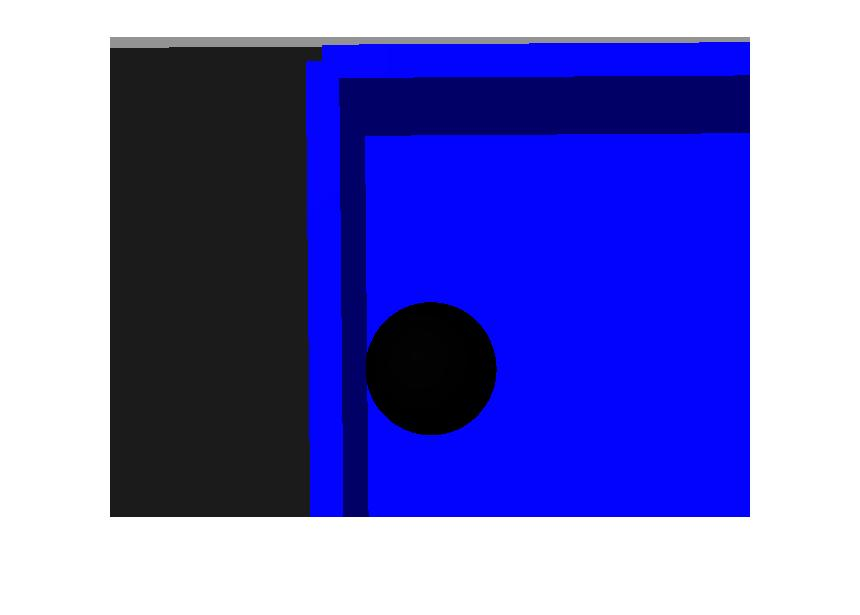
%> input picture GroupProject/Depth/blackRGB.jpg, 860 x 615 px
$ octave depthDetection.m   (GNU Octave 9; MATLAB toolbox functions it lacks are replaced by stand-ins)
%> lines starting %> are read from the running program, lines starting %| are printed output that depends on the picture; in (x1, y1, x2, y2) boxes, pixels count from 0 and x2, y2 are one past the last pixel; in counts of white or black regions, pixels touching at a corner belong together; the program's own positions count from 1
image_rgb = imread('blackRGB.jpg');
%> image_rgb is the input picture: size 615x860x3 uint8; mean R, G, B 113.8, 114, 197
image_Depth = imread('black.jpg');
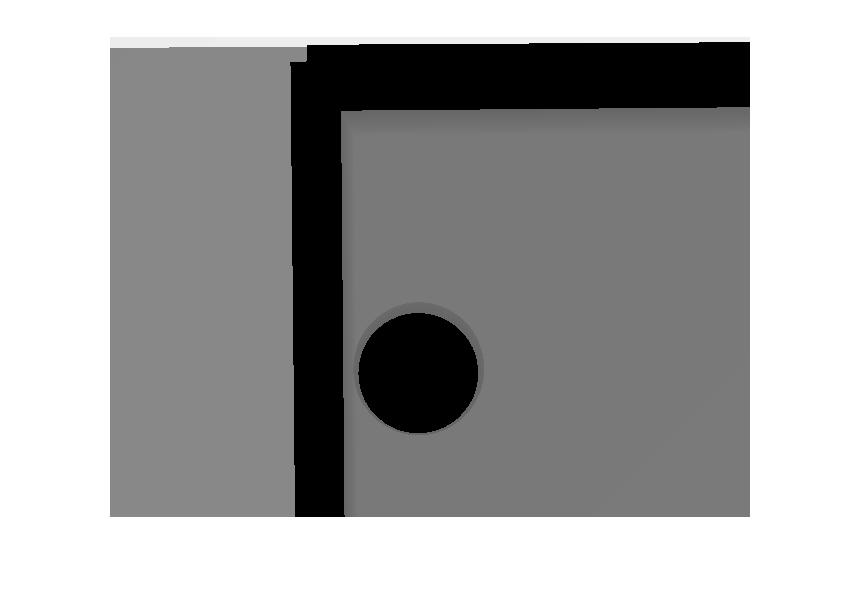
%> input picture GroupProject/Depth/black.jpg, 860 x 615 px
%> image_Depth is the input picture: size 615x860x3 uint8; min 0, max 255, mean 166.3
imageDetectBlack = image_rgb;
image1 = image_rgb(:,:,1) < 20;
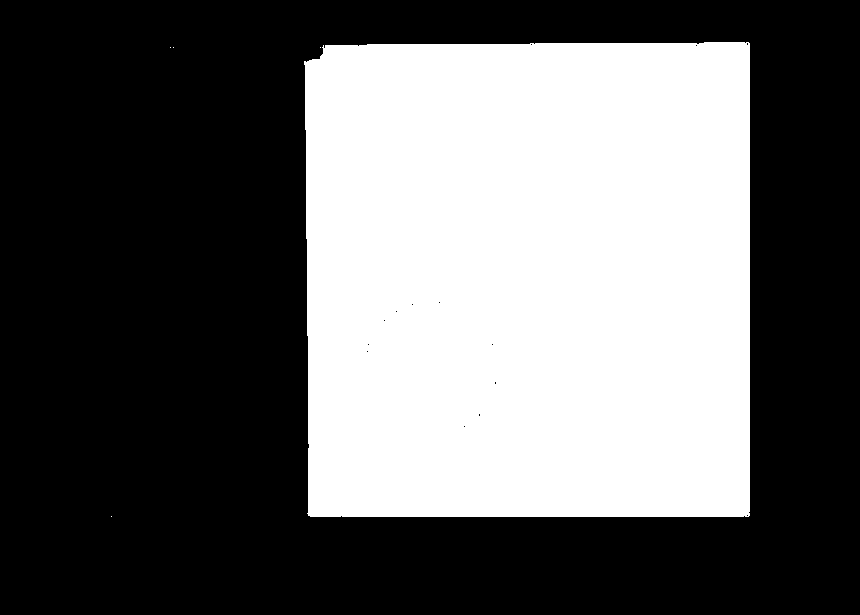
%> image1: size 615x860 logical; 39.6% white; 5 white regions (4 under 20 px), largest, box (x1, y1, x2, y2) and area: (304, 42, 750, 517) 209561
image2 = image_rgb(:,:,2) < 20;
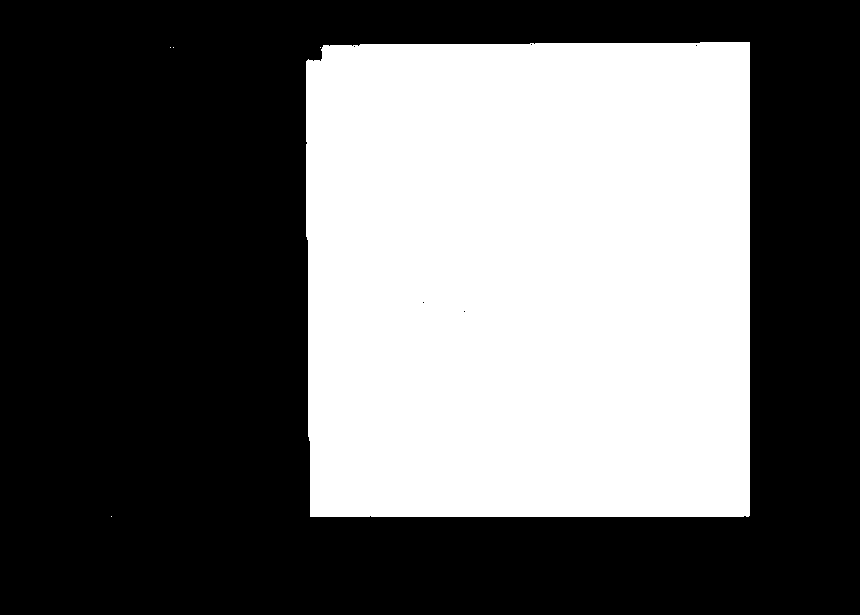
%> image2: size 615x860 logical; 39.6% white; 5 white regions (4 under 20 px), largest, box (x1, y1, x2, y2) and area: (306, 42, 750, 517) 209259
image3 = image_rgb(:,:,3) < 30;
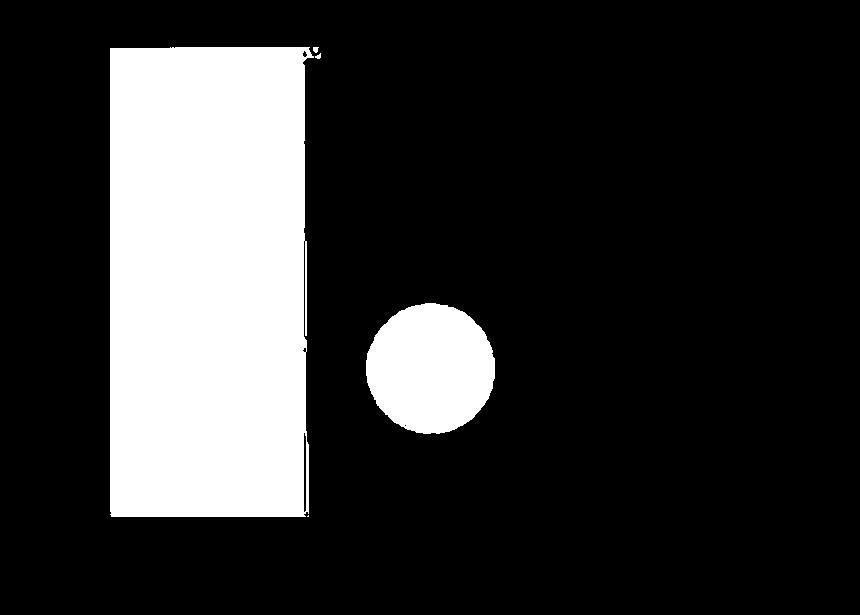
%> image3: size 615x860 logical; 19.9% white; 5 white regions (1 under 20 px), largest, box (x1, y1, x2, y2) and area: (110, 47, 314, 517) 91963, (366, 303, 495, 434) 13177, (313, 47, 319, 53) 27, (315, 53, 321, 59) 22
mask = image1 & image2 & image3;
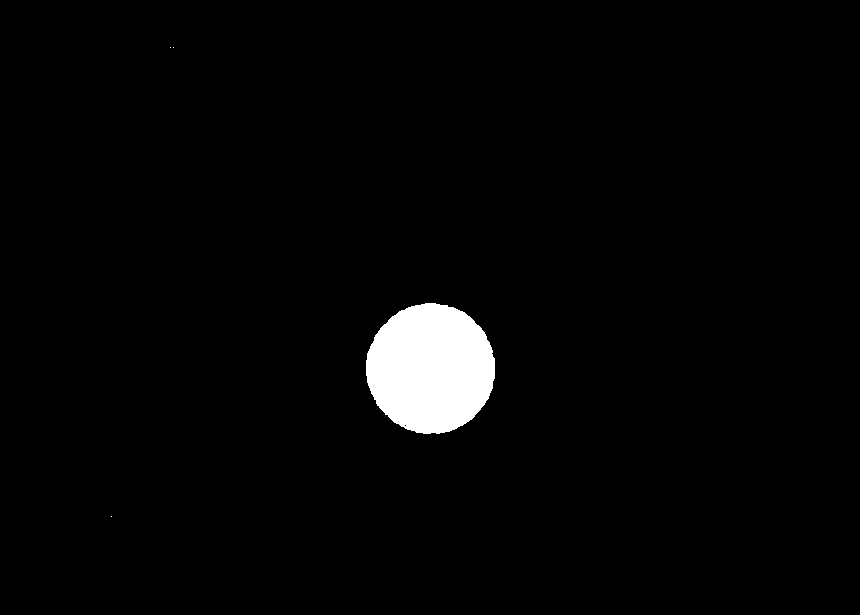
%> mask: size 615x860 logical; 2.5% white; 4 white regions (3 under 20 px), largest, box (x1, y1, x2, y2) and area: (366, 303, 495, 434) 13177
mask = bwareaopen(mask,1500);
%> mask: size 615x860 logical; 2.5% white; 1 white region, box (x1, y1, x2, y2) and area: (366, 303, 495, 434) 13177
index = find(mask == 1);
%> index = 13177 values from 225451 to 304189
figure(1);
imshow(mask); hold on;
rp = regionprops(mask, 'Area', 'Centroid', 'Circularity');
%> rp = 1 region; Area, Centroid and Circularity: 13177 [431.3 369.2] 0.968
c = cat(1,rp.Centroid);
%> c = [431.3 369.2]
plot(c(:,1), c(:,2), 'b*');
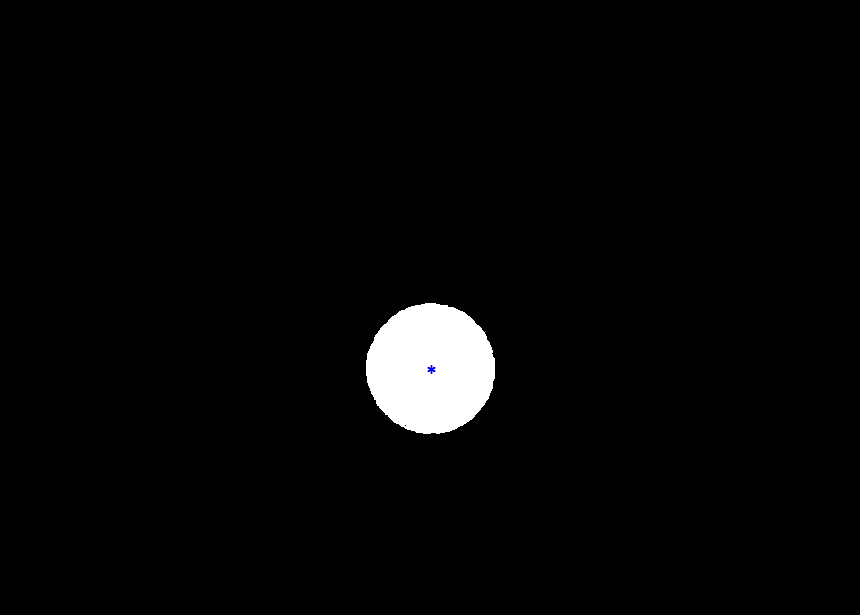
%> figure redrawn from the program's plot data
